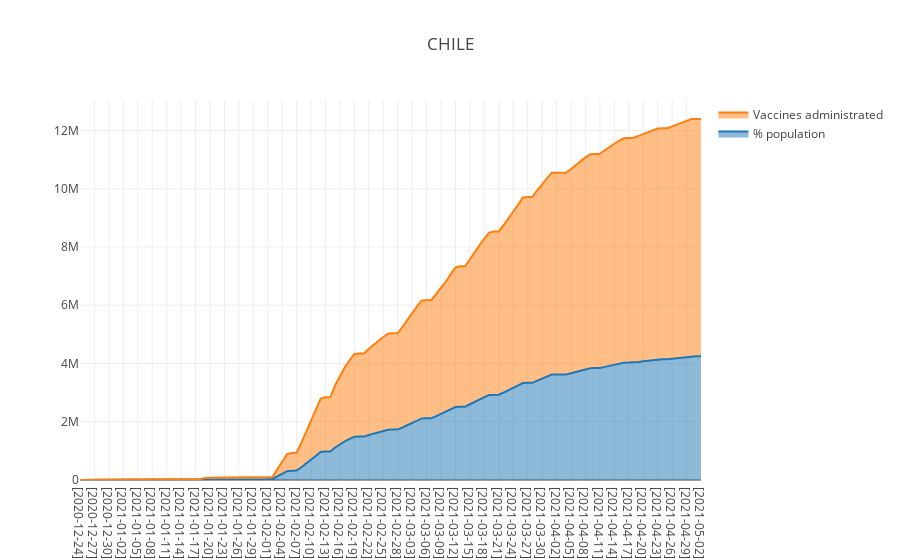

The notebook cell this image was saved under:
### Markdown cell above
## crecimiento de la vacunacion con respecto a la población

### Code cell
val y = megaQuerie.filter($"country" === "Chile").select($"vaccination Per Population" * 10000000).
    collect.map(r => r(0).toString.toDouble).toList

val x = megaQuerie.filter($"country" === "Chile").select($"date").collect.toList.map(_.toString)

val y1 = megaQuerie.filter($"country" === "Chile").select($"people_vaccinated").
    collect.map(r => r(0).toString.toDouble).toList
val x1 = megaQuerie.filter($"country" === "Chile").select($"date").collect.toList.map(_.toString)

val data = Seq(
    Scatter(x,y).withName("% population"),
    Scatter(x1,y1).withName("Vaccines administrated")
).map(_.withFill(Fill.ToNextY).withStackgroup("A"))

val myLayout =
  Layout()
    .withTitle("CHILE")

plot(data,myLayout)

### Figure 1 — Plotly figure (JSON) as saved in the notebook; plotly's stock layout.template omitted (floating-point values rounded to 4 significant figures; data arrays with more than 128 entries replaced by an {"elided": "..."} marker saying what was removed)
{"data": [{"fill": "tonexty", "name": "% population", "stackgroup": "A", "type": "scatter", "x": {"elided": "2210 str values"}, "y": {"elided": "2210 float values"}}, {"fill": "tonexty", "name": "Vaccines administrated", "stackgroup": "A", "type": "scatter", "x": {"elided": "2210 str values"}, "y": {"elided": "2210 int values"}}], "layout": {"title": "CHILE"}}
